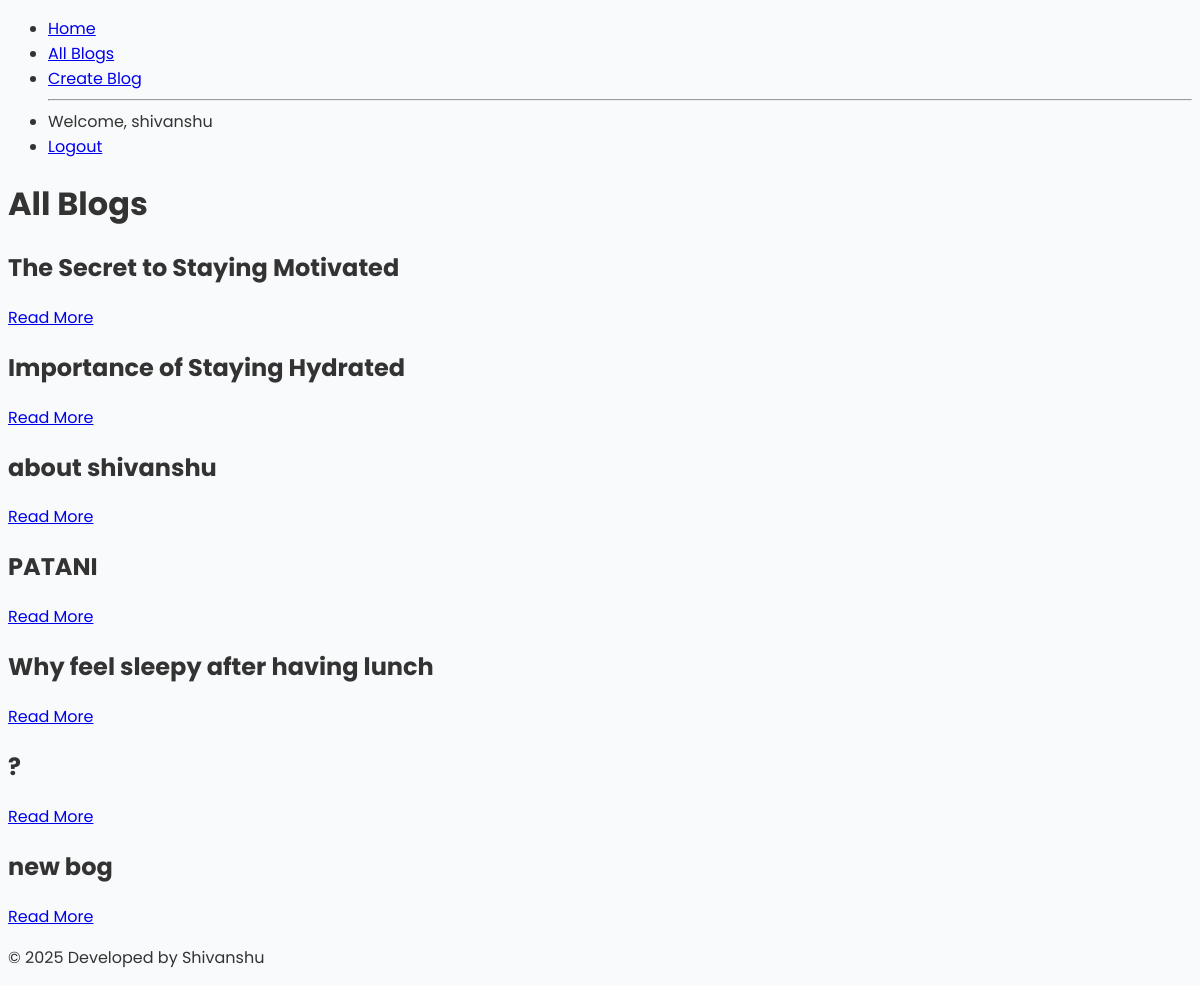
The page /blogs/ (signed in) on the database its author committed.
### models/blog.py (models this page shows)
class Blog(SQLModel, table=True):
    id: int = Field(primary_key=True)
    title: str
    body: str
    comments: List["Comment"] = Relationship(
        back_populates="blog",
        sa_relationship_kwargs={"cascade": "all, delete-orphan"}
    )

### routers/blogs.py (the view)
@router.get("/blogs/", response_class=HTMLResponse)
async def read_blogs(request: Request, session: SessionDep, username: str | None = Depends(get_username)):
    user_authenticated = username is not None
    blog = session.exec(select(Blog)).all()
    return templates.TemplateResponse(
        "allblogstitle.html",
        {
            "request": request,
            "blog": blog,
            "user_authenticated": user_authenticated,
            "username": username
        }
    )

### templates/allblogstitle.html (shortened to what this page needs)
{% extends "base.html" %}
{% block content %}
<div class="container">
    <h1 class="text-center">All Blogs</h1>
    <div class="blog-list">
        {% for Blog in blog %}
            <div class="blog-item">
                <h2>{{ Blog.title }}</h2>
                <a href="/blogs/{{ Blog.id }}">Read More</a>
            </div>
        {% else %}
            <p class="text-center">No blogs available.</p>
        {% endfor %}
    </div>
</div>
{% endblock %}

### static/style.css (style rules this page uses)
* { box-sizing: border-box; }
body { font-family: 'Poppins', sans-serif; background-color: #f9fafb; color: #333; }

### rows shown on the page
Blog: title "The Secret to Staying Motivated"
Blog: title "Importance of Staying Hydrated"
Blog: title "about shivanshu"
Blog: title "PATANI"
Blog: title "Why feel sleepy after having lunch"
Blog: title "?"
Blog: title "new bog"

### other values the page prints
{{ username }} "shivanshu"
